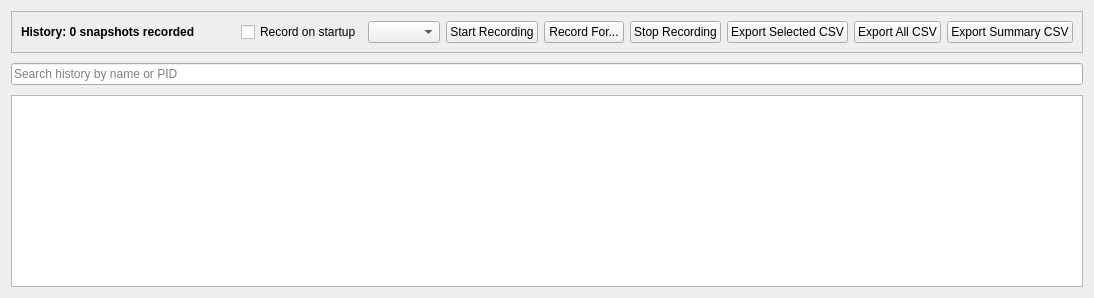
                <widget class="QWidget" name="historyPage">
                   <layout class="QVBoxLayout" name="historyPageLayout">
                    <property name="spacing">
                     <number>10</number>
                    </property>

                    <item>
                     <widget class="QFrame" name="historySummaryFrame">
                      <property name="frameShape">
                       <enum>QFrame::StyledPanel</enum>
                      </property>
                      <layout class="QHBoxLayout" name="historySummaryLayout">
                       <item>
                        <widget class="QLabel" name="historySummaryLabel">
                         <property name="text">
                          <string>History: 0 snapshots recorded</string>
                         </property>
                         <property name="styleSheet">
                          <string notr="true">font-weight: bold;</string>
                         </property>
                        </widget>
                       </item>
                       <item>
                        <spacer name="historySummarySpacer">
                         <property name="orientation">
                          <enum>Qt::Horizontal</enum>
                         </property>
                         <property name="sizeHint" stdset="0">
                          <size>
                           <width>40</width>
                           <height>20</height>
                          </size>
                         </property>
                        </spacer>
                       </item>
                       
                       <item>
                         <widget class="QCheckBox" name="historyRecordOnStartupCheckBox">
                          <property name="text">
                           <string>Record on startup</string>
                          </property>
                         </widget>
                       </item>
                       
                       <item>
                         <widget class="QComboBox" name="historySessionComboBox"/>
                        </item>
                       
                       <item>
                        <widget class="QPushButton" name="historyStartButton">
                         <property name="text">
                          <string>Start Recording</string>
                         </property>
                        </widget>
                       </item>
                       
                      <item>
                       <widget class="QPushButton" name="historyRecordForButton">
                        <property name="text">
                         <string>Record For...</string>
                        </property>
                       </widget>
                      </item>

                      <item>
                        <widget class="QPushButton" name="historyStopButton">
                          <property name="text">
                            <string>Stop Recording</string>
                          </property>
                        </widget>
                      </item>

                      <item>
                       <widget class="QPushButton" name="historyExportButton">
                        <property name="text">
                          <string>Export Selected CSV</string>
                        </property>
                       </widget>
                      </item>
                        
                        <item>
                         <widget class="QPushButton" name="historyExportAllButton">
                          <property name="text">
                           <string>Export All CSV</string>
                          </property>
                         </widget>
                        </item>
                        
                        <item>
                         <widget class="QPushButton" name="historyExportSummaryButton">
                          <property name="text">
                           <string>Export Summary CSV</string>
                          </property>
                         </widget>
                        </item>
                        
                      </layout>
                     </widget>
                    </item>

                    <item>
                     <widget class="QLineEdit" name="historySearchBar">
                      <property name="placeholderText">
                       <string>Search history by name or PID</string>
                      </property>
                     </widget>
                    </item>

                    <item>
                     <widget class="QTableWidget" name="historyTable"/>
                    </item>
                   </layout>
                  </widget>
